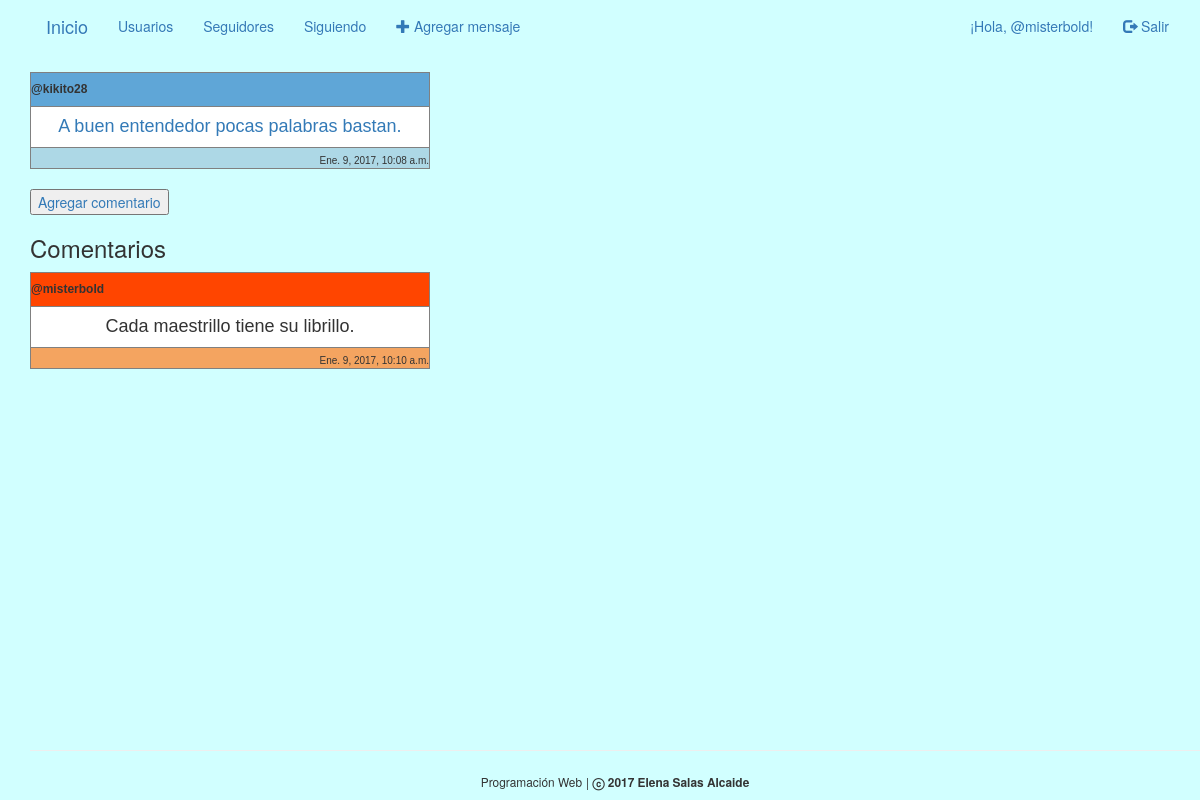
/usuario/message/1/ (signed in), run on the app's committed database.
### gestion/models.py (models this page shows, shortened)
class Message(models.Model):
    author = models.ForeignKey(User)
    text = models.CharField(max_length=140, default='')
    created_date = models.DateTimeField(default=timezone.now)
    published_date = models.DateTimeField(blank=True, null=True)

class Coment(models.Model):
	date = models.DateTimeField(default=timezone.now)
	author = models.ForeignKey(User)
	text = models.CharField(max_length=140, default='')
	id_message = models.ForeignKey(Message)

### gestion/views.py (the view)
# urls.py: url(r'^usuario/message/(?P<pk>[0-9]+)/$', views.message_detail, name='detalle_mensaje'),
@login_required(login_url='login')
def message_detail(request, pk):
    mensaje = get_object_or_404(Message, pk=pk)
    comentarios = Coment.objects.filter(id_message=pk)
    return render(request, 'gestion/message_detail.html', {'mensaje':mensaje, 'comentarios':comentarios})

### gestion/templates/gestion/message_detail.html (shortened to what this page needs)
{% extends "gestion/base.html" %}
{% load staticfiles %}
{% block content %}
<table width="400" cellspacing="1" cellpadding="3" border="1" bgcolor="#165480">
  <tr>
     <td bgcolor="#5FA6D7" align="left">
  <font size=1 face="verdana, arial, helvetica">
  <h6><b>@{{ mensaje.author }}</b></h6>
  </font>
     </td>
  </tr>
  <tr>
      <td bgcolor="#ffffff" align="center">
     <font face="verdana, arial, helvetica" size=1>
       <h4><a href="{% url 'detalle_mensaje' pk=mensaje.pk %}">{{ mensaje.text }}</a></h4>
     </font>
     </td>
  </tr>
  <tr>
      <td bgcolor="#ADD8E6" align="right">
     <font face="verdana, arial, helvetica" size=1>
       {{ mensaje.published_date }}
     </font>
     </td>
  </tr>
</table>
<a href="{% url 'nuevo_comentario' pk=mensaje.pk %}"><button type="button">Agregar comentario</button></a>
{% if comentarios.count != 0 %}
<h3>Comentarios</h3>
  {% for c in comentarios %}
  <table width="400" cellspacing="1" cellpadding="3" border="1" bgcolor="#165480">
    <tr>
       <td bgcolor="#FF4500" align="left">
    <font size=1 face="verdana, arial, helvetica">
    <h6><b>@{{ c.author }}</b></h6>
    </font>
       </td>
    </tr>
    <tr>
        <td bgcolor="#ffffff" align="center">
       <font face="verdana, arial, helvetica" size=1>
         <h4>{{ c.text }}</a></h4>
       </font>
       </td>
    </tr>
    <tr>
        <td bgcolor="#F4A460" align="right">
       <font face="verdana, arial, helvetica" size=1>
         {{ c.date }}
       </font>
       </td>
    </tr>
  </table>
  {% endfor %}
{% endif %}
{% endblock %}

### gestion/templates/gestion/base.html (shortened to what this page needs)
<!DOCTYPE html>
{% load staticfiles %}
<html lang="es">
    <head>
        <link rel="stylesheet" href="//maxcdn.bootstrapcdn.com/bootstrap/3.3.7/css/bootstrap.min.css">
        <link rel="stylesheet" href="//maxcdn.bootstrapcdn.com/bootstrap/3.3.7/css/bootstrap-theme.min.css">
        <link rel="stylesheet" href="{% static 'css/gestion.css' %}">
    </head>
    <body>
      <div class="wrapper">
      <nav class="navbar navbar navbar-fixed">
        <div class="allnav">
          <div class="navbar-header">
            <a class="navbar-brand" href="{% url 'index' %}">Inicio</a>
          </div>
          <div id="navbar" class="collapse navbar-collapse">
            <ul class="nav navbar-nav">
              {% if user.is_authenticated %}
              <li><a href="{% url 'lista_usuarios' %}">Usuarios</a></li>
              <li><a href="{% url 'ver_seguidores' %}">Seguidores</a></li>
              <li><a href="{% url 'ver_seguidos' %}">Siguiendo</a></li>
              <li><a href="{% url 'nuevo_mensaje' %}"><span class="glyphicon glyphicon-plus"></span> Agregar mensaje</a></li>
              {% endif %}
            </ul>
            <ul class="nav navbar-nav navbar-right">
                {% if user.is_authenticated %}
                  <li><a>¡Hola, @{{ user.username }}!</a></li>
                  <li><a href="{% url 'logout' %}"><span class="glyphicon glyphicon-log-out"></span> Salir</a></li>
                {% else %}
                  <li><a href="{% url 'nuevo_usuario' %}"><span class="glyphicon glyphicon-user"></span> Registrarse</a></li>
                  <li><a href="{% url 'login' %}"><span class="glyphicon glyphicon-log-in"></span> Iniciar Sesion</a></li>
                {% endif %}
            </ul>
          </div>
      </div>
      </nav>
      {% block content %}
      {% endblock content %}
      <div class="push"></div>
      </div>
      <footer class="site-footer">
          <hr>
          <p style="text-align: center;">
              <small>Programación Web</small>
              <small> | </small>
              <small><strong>ⓒ 2017 Elena Salas Alcaide</strong></small>
          </p>
      </footer>
    </body>
</html>

### gestion/static/css/gestion.css (style rules this page uses)
html, body { height: 100%; margin: 0; padding-left: 15px; background-color: #D1FFFF; }
.wrapper { min-height: 100%; margin-bottom: -70px; }
.footer, .push { height: 70px; }

### data on the page
Message: author "kikito28", text "A buen entendedor pocas palabras bastan.", published_date "Ene. 9, 2017, 10:08 a.m."
Coment: author "misterbold", text "Cada maestrillo tiene su librillo.", date "Ene. 9, 2017, 10:10 a.m."

### other printed values
{{ user.username }} "misterbold"
